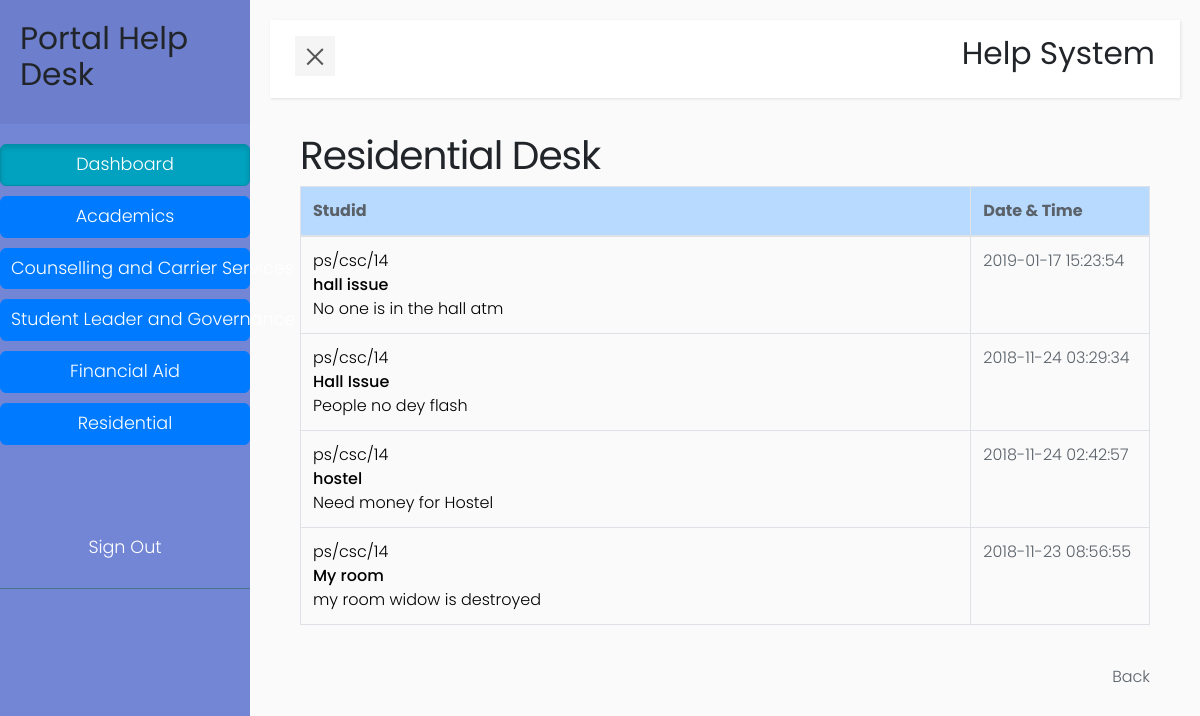
The page /admin/message/message_topic.php?id=Residential on the database its author committed.
### tables this page shows
CREATE TABLE `chatdb` (
  `id` int(11) NOT NULL,
  `studid` varchar(25) NOT NULL,
  `subject` char(40) NOT NULL,
  `message_sent` text NOT NULL,
  `message_reply_id` int(11) NOT NULL DEFAULT '0',
  `topic` text NOT NULL,
  `activity` timestamp NOT NULL DEFAULT CURRENT_TIMESTAMP
);

### admin/message/message_topic.php (the view, shortened to what this page needs)
<?php
include 'header.php';
require_once '../../php/connect.php';
 ?>
 <body>
 	<?php
 	include 'nav.php';
 	 ?>
        <div class="col-md-12 d-none d-md-block">
        <div  class="col-md-12">
        	<h2><?php
        	$subject = $_GET['id'];
        	 echo $subject; ?>  Desk</h2>
				<table class="table table-bordered table-hover">
					<thead>
						<tr class="table-primary" >
							<th width="75%">Studid</th>
							<th width="20%">Date & Time</th>
						</tr>
					</thead>
					<?php
					$subject = $_GET['id'];
					$sql1 = "SELECT DISTINCT topic, studid, message_sent, id, activity FROM chatdb WHERE subject = '$subject' AND studid ='ps/csc/14'AND message_reply_id = '0' ORDER BY activity DESC";
					  $row = mysqli_query($dbcon, $sql1);
					 ?>
					<tbody>
						<?php while($message_topic = mysqli_fetch_assoc($row)): ?>
						<tr>
							<td><a style="color: black;" href="admin_message.php?id=<?php echo $message_topic['id'];?>"><?php echo $message_topic['studid']; ?> <br> <b><?php echo $message_topic['topic']; ?></b> <br> <?php echo $message_topic['message_sent']; ?></a></td>
							<td><?php echo $message_topic['activity']; ?></td>
						</tr>
						<?php endwhile; ?>
					</tbody>
				</table>
				<br>
				<div style="text-align: right;">
					<a href="index.php">Back</a>
				</div>
 			</div>
 		</div>
 	<?php
    include 'footer.php';
     ?>

### admin/message/header.php (shortened to what this page needs)
<!DOCTYPE html>
<html lang="en">
  <head>
    <link rel="stylesheet" href="../../css/bootstrap.min.css" >
    <link href="../../css/font-awesome.min.css" rel="stylesheet" >
    <link rel="stylesheet" href="../../css/shards.min.css">
  </head>

### admin/message/nav.php (shortened to what this page needs)
<!DOCTYPE html>
<html>
    <head>
        <link rel="stylesheet" href="../../css/bootstrap.min.css" >
        <link href="../../css/font-awesome.min.css" rel="stylesheet" >
        <link rel="stylesheet" href="../../css/shards.min.css">
        <link rel="stylesheet" href="../../css/style5.css">
        <?php
    require_once '../../php/connect.php';
      ?>
    </head>
    <body>
        <div class="wrapper">
            <nav id="sidebar">
                <div class="sidebar-header">
                    <a href="index.php"><h3>Portal Help Desk</h3></a>
                </div>
                <ul class="list-unstyled components">
                  <li class="nav-item" style="margin-bottom: 10px;">
                    <a class="btn btn-info nav-link active" href="#">
                      Dashboard <span class="sr-only">(current)</span>
                    </a>
                  </li>
                  <?php
                    $sql1 = "SELECT DISTINCT subject FROM chatdb WHERE studid = 'ps/csc/14' ORDER BY activity DESC";
                      $row = mysqli_query($dbcon, $sql1);
                     ?>
                     <?php while($message_topic = mysqli_fetch_assoc($row)): ?>
                  <li class="nav-item" style="margin-bottom: 10px;">
                    <a class="nav-link btn btn-primary" href="../message_topic.php?id=<?php echo $message_topic['subject'];?>" id="topic" name="topic"><?php echo $message_topic['subject'];?></a>
                  </li>
                  <?php endwhile; ?>
                  <br/>
                  <p></p>
                  <li class="nav-item">
                    <a class="nav-link btn btn-waring" href="#">
                      Sign Out
                    </a>
                  </li>
                </ul>
            </nav>
            <div id="content" style="margin: 0px; width: 100%;">
                <nav class="navbar navbar-default">
                    <div class="container-fluid">
                        <div class="navbar-header">
                            <button type="button" id="sidebarCollapse" class="navbar-btn">
                                <span></span>
                            </button>
                        </div>
                        <h3>Help System</h3>
                    </div>
                </nav>

### admin/message/footer.php (shortened to what this page needs)
  </body>
</html>

### css/style5.css (style rules this page uses)
body { font-family: 'Poppins', sans-serif; background: #fafafa; }
p { font-family: 'Poppins', sans-serif; font-size: 1.1em; font-weight: 300; line-height: 1.7em; color: #999; }
a, a:hover, a:focus { color: inherit; text-decoration: none; transition: all 0.3s; }
.navbar { padding: 15px 10px; background: #fff; border: none; border-radius: 0; margin-bottom: 40px; box-shadow: 1px 1px 3px rgba(0, 0, 0, 0.1); }
.navbar-btn { box-shadow: none; outline: none !important; border: none; }
.wrapper { display: flex; align-items: stretch; perspective: 1500px; }
#sidebar { min-width: 250px; max-width: 250px; background: #7386D5; color: #fff; transition: all 0.6s cubic-bezier(0.945, 0.020, 0.270, 0.665); transform-origin: bottom left; }
#sidebar .sidebar-header { padding: 20px; background: #6d7fcc; }
#sidebar ul.components { padding: 20px 0; border-bottom: 1px solid #47748b; }
#sidebar ul p { color: #fff; padding: 10px; }
#sidebar ul li a { padding: 10px; font-size: 1.1em; display: block; }
#content { padding: 20px; min-height: 100vh; transition: all 0.3s; }
#sidebarCollapse { width: 40px; height: 40px; background: #f5f5f5; }
#sidebarCollapse span { width: 80%; height: 2px; margin: 0 auto; display: block; background: #555; transition: all 0.8s cubic-bezier(0.810, -0.330, 0.345, 1.375); transition-delay: 0.2s; }
#sidebarCollapse span:last-of-type { transform: rotate(-45deg) translate(1px, -1px); }

### admin/message/header.php (style rules this page uses)
dl, ol, ul { margin-top: 0; margin-bottom: 1rem; }
body { position: relative; }

### admin/message/nav.php (style rules this page uses)
dl, ol, ul { margin-top: 0; margin-bottom: 1rem; }
body { position: relative; }

### rows shown on the page
chatdb: studid "ps/csc/14", topic "hall issue", message_sent "No one is in the hall atm", activity "2019-01-17 15:23:54"
chatdb: studid "ps/csc/14", topic "Hall Issue", message_sent "People no dey flash", activity "2018-11-24 03:29:34"
chatdb: studid "ps/csc/14", topic "hostel", message_sent "Need money for Hostel", activity "2018-11-24 02:42:57"
chatdb: studid "ps/csc/14", topic "My room", message_sent "my room widow is destroyed", activity "2018-11-23 08:56:55"

### other values the page prints
$message_topic['subject'] "Academics"
$message_topic['subject'] "Counselling and Carrier Services"
$message_topic['subject'] "Student Leader and Governance"
$message_topic['subject'] "Financial Aid"
$message_topic['subject'] "Residential"
$subject "Residential"
